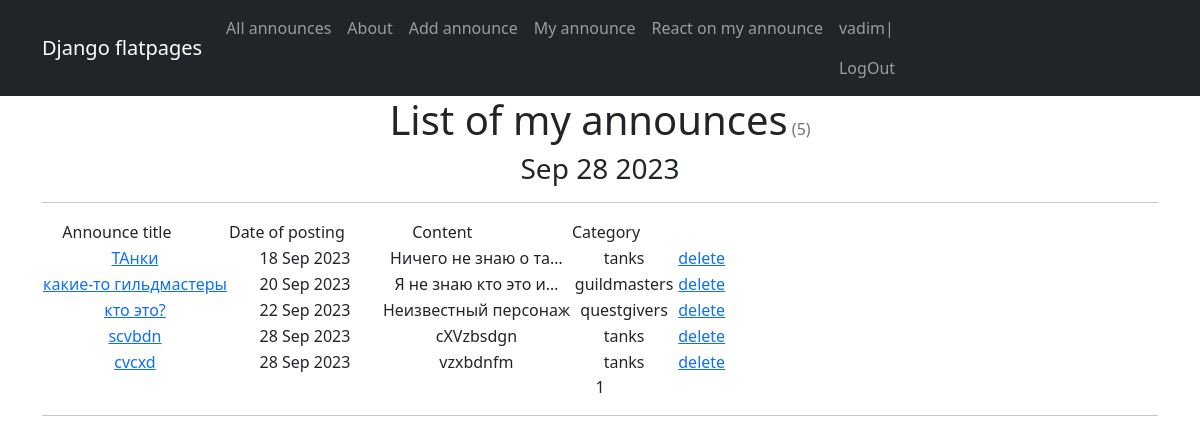
The page /announce/my_announces/ (signed in) on the database its author committed.
### content/models.py (models this page shows, shortened)
class Announce(models.Model):
	CATEGORY = (
		('tanks', 'Танки'),
		('heals', 'Хилы'),
		('dd', 'ДД'),
		('sellers', 'Торговцы'),
		('guildmasters', 'Гильдмастера'),
		('questgivers', 'Квестгиверы'),
		('smiths', 'Кузнецы'),
		('tanners', 'Кожевники'),
		('potionmakers', 'Зельевары'),
		('spellmasters', 'Мастера заклинаний'),
	)
	author = models.ForeignKey(User, on_delete=models.CASCADE)
	title = models.CharField(max_length=64)
	text = models.TextField()
	category = models.CharField(max_length=16, choices=CATEGORY, default='tanks')
	dateCreation = models.DateTimeField(auto_now_add=True)
	upload = models.FileField(upload_to='uploads/', blank=True)

### content/views.py (the view)
# urls.py: path('my_announces/', MyAnnounces.as_view(), name='my_announces'),
class MyAnnounces(LoginRequiredMixin, ListView):
    model = Announce  # Указываем модель, объекты которой будут выводиться
    ordering = '-dateCreation'  # Поле, которое будет использоваться для сортировки объектов
    template_name = 'my_announces.html'  # Указываем имя шаблона, в котором будут все инструкции о том,
    context_object_name = 'MyAnnounces'
    paginate_by = 10
    def get_queryset(self):
        return Announce.objects.filter(author=self.request.user)

### content/templatetags/custom_tags.py (called while the page is built)
@register.simple_tag
def current_time(format_string='%b %d %Y'):
    return datetime.utcnow().strftime(format_string)

### templates/my_announces.html (shortened to what this page needs)
{% extends 'flatpages/default.html' %}
{% load custom_tags %}
{% block content %}
<h1 class="text-center">List of my announces<span class="text-muted fs-6 fw-normal">
    ({{ page_obj.paginator.count }})</span></h1>
    <h3>{% current_time '%b %d %Y' %}</h3>
    <hr>
    {% if MyAnnounces %}
        <table>
           <tr>
               <td>Announce title &emsp;&emsp;</td>
               <td>Date of posting &emsp;&emsp;</td>
               <td>Content &emsp;&emsp;&emsp;&emsp;</td>
               <td>Category &emsp;&emsp;</td>
           </tr>
            {% for announce in MyAnnounces %}
           <tr>
               <td>
                   <a href="{% url 'announce_detail' pk=announce.id %}">{{ announce.title|truncatewords:2 }}</a>
               </td>
               <td>{{ announce.dateCreation|date:'d M Y' }}</td>
               <td>{{ announce.text|truncatechars:20 }}</td>
               <td>{{ announce.category }}</td>
               <td>
                    {% if request.user.is_authenticated %}
                <a href="{% url 'announce_delete' announce.id %}">delete</a>
                   {% endif %}
               </td>
           </tr>
            {% endfor %}
               </table>
    {% else %}
       <h2>No announce found!</h2>
    {% endif %}
<div class="text-center">
   {{ page_obj.number }}
    <hr>
</div>
{% endblock content %}

### templates/flatpages/default.html (shortened to what this page needs)
<!DOCTYPE html>
<html lang="en">
    <head>
        {% load static %}
        <link href= "{% static 'css/admin.css' %}" rel="stylesheet" />
    </head>
    <body>
        <nav class="navbar navbar-expand-lg navbar-dark bg-dark static-top">
   <div class="container">
       <a class="navbar-brand" href="#">Django flatpages</a>
       <div class="collapse navbar-collapse" id="navbarResponsive">
           <ul class="navbar-nav ml-auto">
               <li class="nav-item active">
                   <li class="nav-item">
                   <a class="nav-link" href="/announce/">All announces</a>
               </li>
               <li class="nav-item">
                   <a class="nav-link" href="/about/">About</a>
               </li>
               <li>
                   {% if request.user.is_authenticated %}
                   <a class="nav-link" href="{% url 'announce_create' %}">Add announce</a>
               </li>
                <li>
                   <a class="nav-link"  href="{% url 'my_announces' %}">My announce</a>
               </li>
               <li>
                   <a class="nav-link"  href="{% url 'reacts_to_announces' %}">React on my announce</a>
               </li>
                <li>
                   <a class="nav-link"> {{user.username}}| <a class="nav-link" href="{% url 'logout' %}">LogOut</a>
				    {% else %}
               </li>
               <li>
               <a class="nav-link" href="{% url 'signing_up' %}">Registration| <a class="nav-link" href="{% url 'accounts/login' %}">LogIn</a>
                   {% endif %}
               </li>
           </ul>
       </div>
   </div>
</nav>
        <div class="container">
            <div class="row">
       <div class="col-lg-12 text-center">
           {% block content %}
           {% endblock content %}
       </div>
   </div>
</div>
    </body>
</html>

### rows shown on the page
Announce: title "ТАнки", dateCreation "18 Sep 2023", text "Ничего не знаю о та…", category "tanks"
Announce: title "какие-то гильдмастеры", dateCreation "20 Sep 2023", text "Я не знаю кто это и…", category "guildmasters"
Announce: title "кто это?", dateCreation "22 Sep 2023", text "Неизвестный персонаж", category "questgivers"
Announce: title "scvbdn", dateCreation "28 Sep 2023", text "cXVzbsdgn", category "tanks"
Announce: title "cvcxd", dateCreation "28 Sep 2023", text "vzxbdnfm", category "tanks"

### other values the page prints
{{ user.username }} "vadim"
{{ page_obj.paginator.count }} "5"
{{ page_obj.number }} "1"
